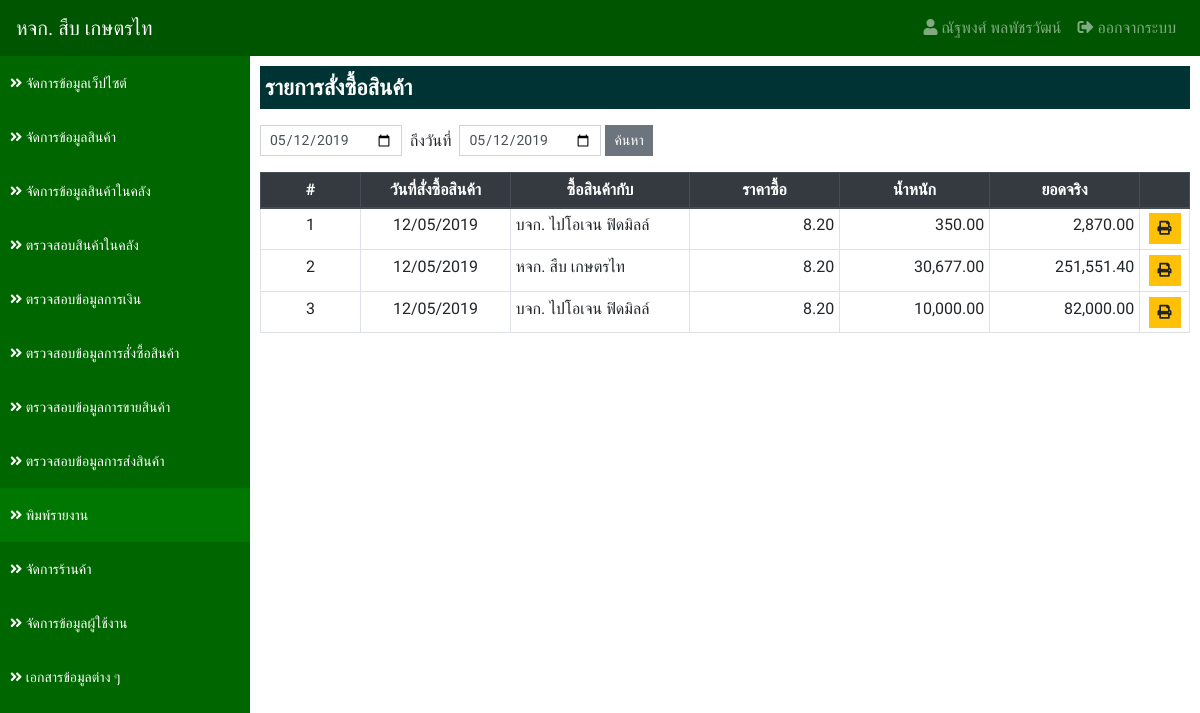
The app's page /?app=reports&action=report_list_buy (signed in) with its own data.
### tables this page shows
CREATE TABLE `lot_tb` (
  `lot_id` int(11) NOT NULL,
  `products_id` int(11) NOT NULL COMMENT 'รหัสสินค้า',
  `lot_date` date NOT NULL COMMENT 'วันที่ซื้อสินค้า',
  `lot_weight` decimal(10,2) NOT NULL COMMENT 'น้ำหนัก',
  `lot_price_buy` decimal(10,2) NOT NULL COMMENT 'ราคาซื้อ',
  `store_buy_id` int(11) NOT NULL COMMENT 'ซื้อกับ',
  `lot_price_sale` decimal(10,2) NOT NULL COMMENT 'ราคาขาย',
  `lot_date_sale` date NOT NULL COMMENT 'วันที่ขาย',
  `store_sale_id` int(11) NOT NULL COMMENT 'ขายให้กับ',
  `lot_status` int(1) NOT NULL DEFAULT '1' COMMENT 'สถานะ 1.ยังไม่ได้ขาย 2.ขายแล้ว',
  `lot_transfer` int(1) NOT NULL DEFAULT '1' COMMENT 'สถานะการส่ง 1.ยังไม่ได้ส่ง 2.ส่งเรียบร้อยแล้ว',
  `lot_transfer_date` date NOT NULL COMMENT 'วันที่ส่งสินค้า',
  `lot_other` decimal(10,2) NOT NULL COMMENT 'ค่ากรรมกร',
  `lot_fitby` int(11) NOT NULL COMMENT 'ผู้บันทึก',
  `lot_fitdate` datetime NOT NULL COMMENT 'บันทึกเมื่อ'
);

CREATE TABLE `store_tb` (
  `store_id` int(11) NOT NULL,
  `store_name` varchar(255) NOT NULL COMMENT 'ชื่อร้าน',
  `store_address` varchar(255) NOT NULL COMMENT 'ที่อยู่',
  `store_phone` varchar(100) NOT NULL COMMENT 'เบอร์โทรศัพท์',
  `store_tax` varchar(100) NOT NULL COMMENT 'เลขประจำตัวผู้เสียภาษี',
  `store_type` int(1) NOT NULL COMMENT 'ประเภทร้าน 1.เจ้าของร้าน 2.ร้านซื้อสินค้า 3.ร้านขายสินค้า',
  `store_status` int(1) NOT NULL COMMENT 'สถานะ 1.ใช้งาน 2.ปิดการใช้งาน 3.ลบ'
);

### applications/connect_db.php (called while the page is built, shortened)
<?php
    $serveName      = "localhost";
    $userConect     = "root";
    $passConnect    = "";
    $DB             = "sub_data";
    $conn           = new mysqli($serveName, $userConect, $passConnect, $DB);
    $conn->set_charset("utf8");
    $protocol       = (!empty($_SERVER['HTTPS']) && $_SERVER['HTTPS'] !== 'off' || $_SERVER['SERVER_PORT'] == 443) ? "https://" : "http://";
    $domain         = $protocol.$_SERVER['HTTP_HOST']."/project01";
    function select_db($sql) {
        Global $conn;
        return $conn->query($sql);
    }
?>

### applications/reports/report_list_buy.php (the view)
<?php
    if (empty($_POST['date_start']) && empty($_POST['date_end'])) {
        $dateStart = date('Y-m-d');
        $dateEnd = date('Y-m-d');
    } else {
        $dateStart = $_POST['date_start'];
        $dateEnd = $_POST['date_end'];
    }
    $result = select_db("
        SELECT
            lot_tb.*,
            store_tb.store_name
        FROM
            lot_tb
        INNER JOIN store_tb ON lot_tb.store_buy_id = store_tb.store_id
        WHERE
            lot_date BETWEEN '$dateStart 00:00:00' AND '$dateEnd 23:59:59'
        ORDER BY
            lot_date ASC
    ");
?>
<div class="detail">
    <p class="title">รายการสั่งซื้อสินค้า</p>
    <form action="" class="form-inline" method="POST">
        <div class="input-group mb-3">
            <input type="date" name="date_start" value="<?=$dateStart?>" class="form-control form-control-sm">
            <div class="mt-1">&nbsp; ถึงวันที่ &nbsp;</div>
            <input type="date" name="date_end" value="<?=$dateEnd?>" class="form-control form-control-sm">&nbsp;
            <button type="submit" class="btn btn-secondary btn-sm">ค้นหา</button>
        </div>
    </form>
    <table class="table table-bordered table-hover table-sm">
        <thead class="thead-dark">
            <tr>
                <th class="text-center" style="width: 100px;">#</th>
                <th class="text-center" style="width: 150px;">วันที่สั่งซื้อสินค้า</th>
                <th class="text-center">ซื้อสินค้ากับ</th>
                <th class="text-center" style="width: 150px;">ราคาซื้อ</th>
                <th class="text-center" style="width: 150px;">น้ำหนัก</th>
                <th class="text-center" style="width: 150px;">ยอดจริง</th>
                <th class="text-center" style="width: 50px;"></th>
            </tr>
        </thead>
        <tbody>
        <?php
            if ($result->num_rows > 0) {
                $i = 1;
                while($row = $result->fetch_assoc()) {
        ?>
            <tr>
                <td class="text-center"><?=$i?></td>
                <td class="text-center"><?=date_format(date_create($row['lot_date']),"d/m/Y")?></td>
                <td><?=$row['store_name']?></td>
                <td class="text-right"><?=number_format($row['lot_price_buy'],2)?></td>
                <td class="text-right"><?=number_format($row['lot_weight'],2)?></td>
                <td class="text-right"><?=number_format($row['lot_weight']*$row['lot_price_buy'],2)?></td>
                <td class="text-center">
                    <a href="<?=$domain?>/report/report_buy.php?id=<?=$row['lot_id']?>" title="พิมพ์รายงานใบสั่งสินค้า" class="btn btn-warning btn-sm" target="_blank">
                        <i class="fas fa-print"></i>
                    </a>
                </td>
            </tr>
        <?php $i++;}} else { ?>
            <tr>
                <td class="text-center" colspan="6">ไม่มีข้อมูล</td>
            </tr>
        <?php } ?>
        </tbody>
    </table>
</div>

### assets/css/custom.css (style rules this page uses)
html { overflow-x: hidden; }
body { font-family: 'Niramit', sans-serif; }
.form-control, .btn { border-radius: 0px; }
.content > .detail { padding: 10px; }
.content > .detail > .title { font-size: 22px; font-weight: bold; padding: 5px; background-color: #003333; color: #FFF; }

### records on screen
lot_tb: lot_date "12/05/2019", store_tb.store_name "บจก. ไปโอเจน ฟิดมิลล์", lot_price_buy "8.20", lot_weight "350.00", $row['lot_weight']*$row['lot_price_buy'] "2,870.00"
lot_tb: lot_date "12/05/2019", store_tb.store_name "หจก. สืบ เกษตรไท", lot_price_buy "8.20", lot_weight "30,677.00", $row['lot_weight']*$row['lot_price_buy'] "251,551.40"
lot_tb: lot_date "12/05/2019", store_tb.store_name "บจก. ไปโอเจน ฟิดมิลล์", lot_price_buy "8.20", lot_weight "10,000.00", $row['lot_weight']*$row['lot_price_buy'] "82,000.00"

### other values on screen
$_SESSION['user_fullname'] "ณัฐพงศ์ พลพัชรวัฒน์"
